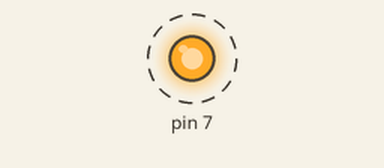
This sketch was run on a simulated Arduino Uno, built with avr-gcc and run on an emulated ATmega328P. Parts: output pins drawn as LEDs (lit = HIGH). Dashed ring = blinking.

Above: at 0.2 s.
Timing chart, 0 to 3.0 s (numbered marks = the images above):
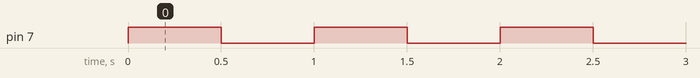

The sketch:

relay_shield_01.ino
```cpp
void setup() {
   pinMode(7,OUTPUT);
}

void loop() {
  digitalWrite(7,HIGH);
  delay(500);
  digitalWrite(7,LOW);
  delay(500);
}
```

Measured:
- by itself, pin 7: alternates HIGH for 0.50 s and LOW for 0.50 s
